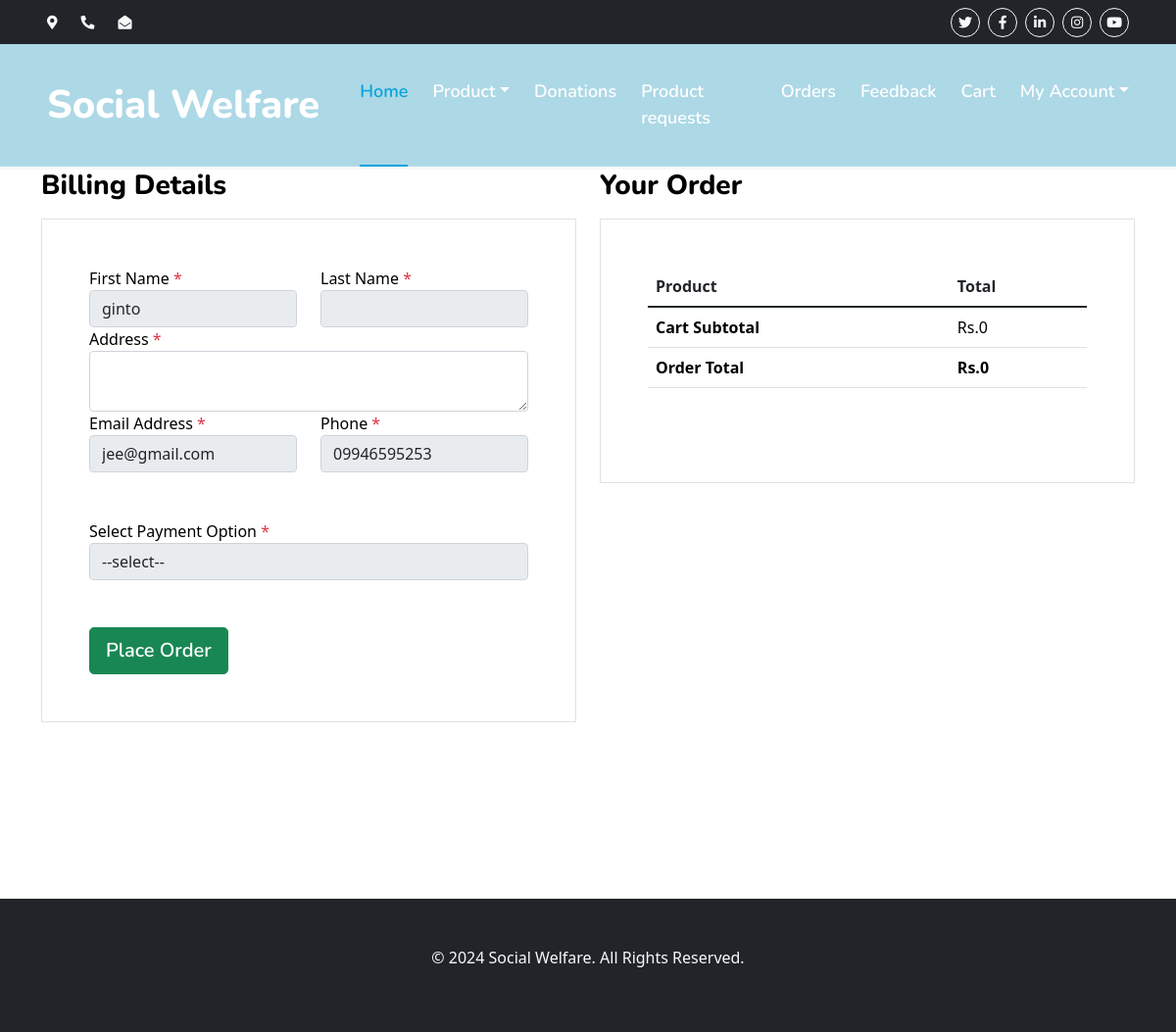
/cart/checkout/ (signed in), run on the app's committed database.
### user/models.py (models this page shows)
class Customer(models.Model):
    user = models.OneToOneField(User, on_delete=models.CASCADE)
    type = models.CharField(default='user', max_length=50)
    photo = models.ImageField(upload_to='userimage')
    cust_name = models.CharField(max_length=50)
    cust_gender = models.CharField(max_length=20)
    cust_houseno = models.CharField(max_length=50)
    cust_city = models.CharField(max_length=50)
    cust_district = models.CharField(max_length=50)
    cust_pincode = models.IntegerField()
    cust_email = models.EmailField(max_length=50)
    cust_phno = models.CharField(max_length=50)
    def __str__(self):
        return self.cust_name

### cart/views.py (the view)
# urls.py: path('checkout/', views.checkout, name='checkout'),
@login_required(login_url='Customer:login')
def checkout(request, total=0, counter=0):
    try:
        user_details = Customer.objects.get(user_id=request.user.id)
        cart = Cart.objects.get(user_id=user_details.id)
        cart_items = CartItem.objects.filter(cart=cart, active=True)
        for cart_item in cart_items:
            total += (cart_item.product.price * cart_item.quantity)
            counter += cart_item.quantity
        print(user_details)
    except Cart.DoesNotExist:
        print('haiiiiiiii')
        return redirect('Cart:cart_details')
    return render(request, 'cart/checkout.html', {
        'cart_items': cart_items,
        'total': total,
        'user_details': user_details,
        'cart_id': cart.id
    })

### templates/cart/checkout.html (shortened to what this page needs)
{% extends 'customerbase.html' %}
{% load static %}
{% block content %}
    <div class="bg-light py-3">
      <div class="container">
        <div class="row">
          <div class="col-md-12 mb-0">
            <a href="#">Home</a> <span class="mx-2 mb-0">/</span>
            <strong class="text-black">Checkout</strong>
          </div>
        </div>
      </div>
    </div>
    <div class="site-section">
      <div class="container">
        <div class="row">
          <div class="col-md-6 mb-5 mb-md-0">
            <h2 class="h3 mb-3 text-black">Billing Details</h2>
            <form method="post" action="{% url 'Cart:place_order' %}">
            <div class="p-3 p-lg-5 border">
              <div class="form-group row">
                <div class="col-md-6">
                  <label for="c_fname" class="text-black">First Name <span class="text-danger">*</span></label>
                  <input type="text" class="form-control" id="c_fname" name="c_fname" value="{{user_details.cust_name}}" readonly>
                </div>
                <div class="col-md-6">
                  <label for="c_lname" class="text-black">Last Name <span class="text-danger">*</span></label>
                  <input type="text" class="form-control" id="c_lname" name="c_lname" value="{{user_details.last_name}}" readonly>
                </div>
              </div>
              <div class="form-group row">
                <div class="col-md-12">
                  <label for="c_address" class="text-black">Address <span class="text-danger">*</span></label>
                  <textarea class="form-control" id="c_address" name="c_address" required></textarea>
                </div>
              </div>
              <div class="form-group row mb-5">
                <div class="col-md-6">
                  <label for="c_email_address" class="text-black">Email Address <span class="text-danger">*</span></label>
                  <input type="text" class="form-control" id="c_email_address" name="c_email_address" value="{{user_details.user.email}}" readonly>
                </div>
                <div class="col-md-6">
                  <label for="c_phone" class="text-black">Phone <span class="text-danger">*</span></label>
                  <input type="text" class="form-control" id="c_phone" name="c_phone" placeholder="Phone Number" value="{{user_details.cust_phno}}" readonly>
                </div>
              </div>
              <div class="form-group">
                <label for="payment_option" class="text-black">Select Payment Option <span class="text-danger">*</span></label>
                <select class="form-control" id="payment_option" name="payment_option">
                  <option disabled selected>--select--</option>
                </select>
              </div>
              <br><br>
              <div class="form-group">
                    <button type="submit" class="btn btn-success btn-lg btn-block" onclick="handlePayment()">Place
                      Order</button>
              </div>
            </div>
            </form>
          </div>
          <div class="col-md-6">
            <div class="row mb-5">
              <div class="col-md-12">
                <h2 class="h3 mb-3 text-black">Your Order</h2>
                <div class="p-3 p-lg-5 border">
                  <table class="table site-block-order-table mb-5">
                    <thead>
                      <th>Product</th>
                      <th>Total</th>
                    </thead>
                    <tbody>
                      <tr>
                        <td class="text-black font-weight-bold"><strong>Cart Subtotal</strong></td>
                        <td class="text-black">Rs.{{total}}</td>
                      </tr>
                      <tr>
                        <td class="text-black font-weight-bold"><strong>Order Total</strong></td>
                        <td class="text-black font-weight-bold"><strong>Rs.{{total}}</strong></td>
                      </tr>
                    </tbody>
                  </table>
                </div>
              </div>
            </div>
          </div>
        </div>
      </div>
    </div>
{% endblock %}

### static/css/style.css (style rules this page uses)
:root { --primary: #06A3DA; --secondary: #34AD54; --light: #EEF9FF; --dark: #091E3E; }
h1, h2, .fw-bold { font-weight: 800 !important; }
.btn { font-family: 'Nunito', sans-serif; font-weight: 600; transition: .5s; }

### data on the page
Customer: c_fname "ginto", c_email_address "jee@gmail.com", c_phone "09946595253"

### other printed values
{{ total }} "0"
